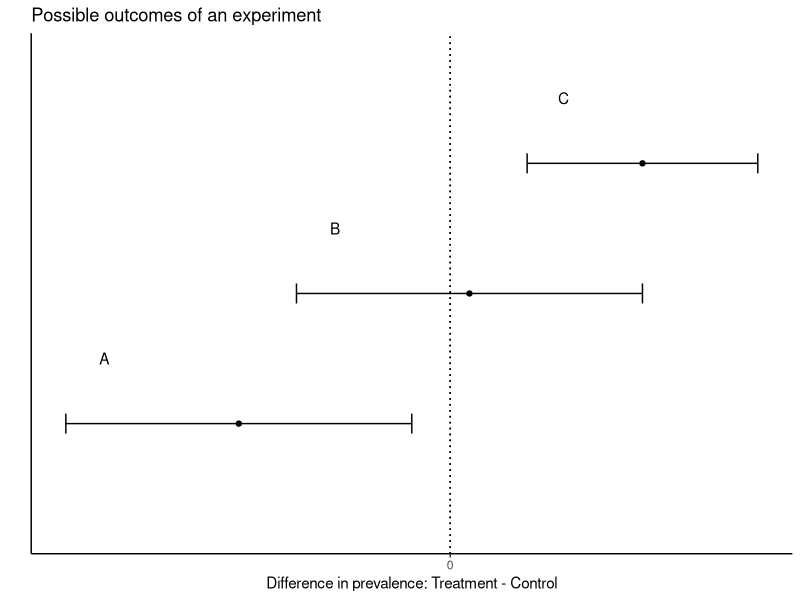
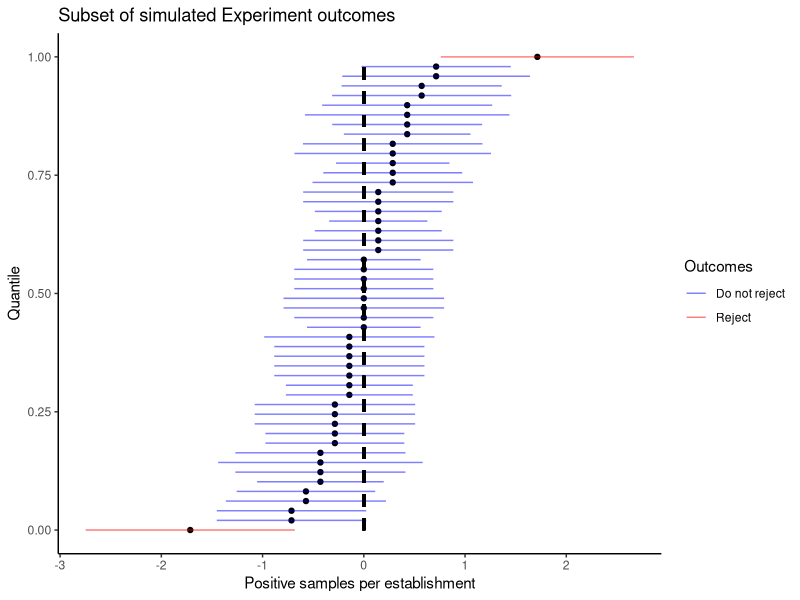
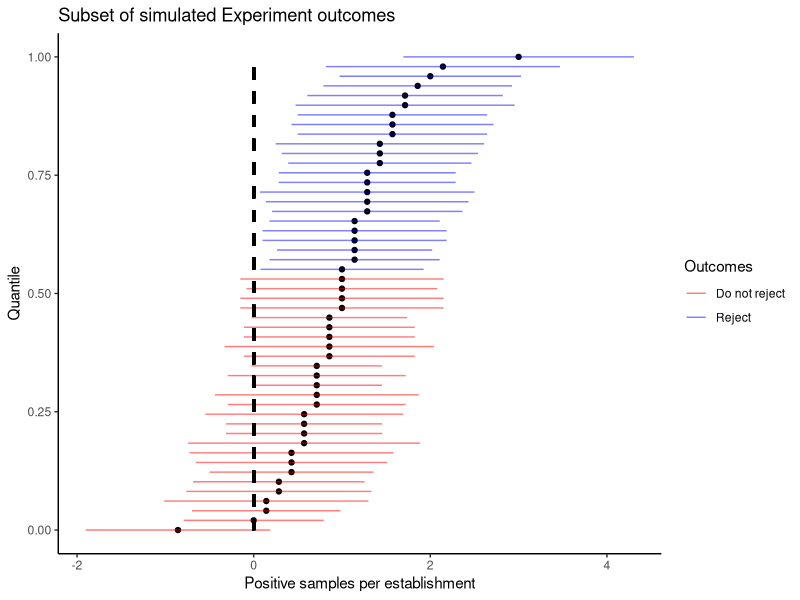
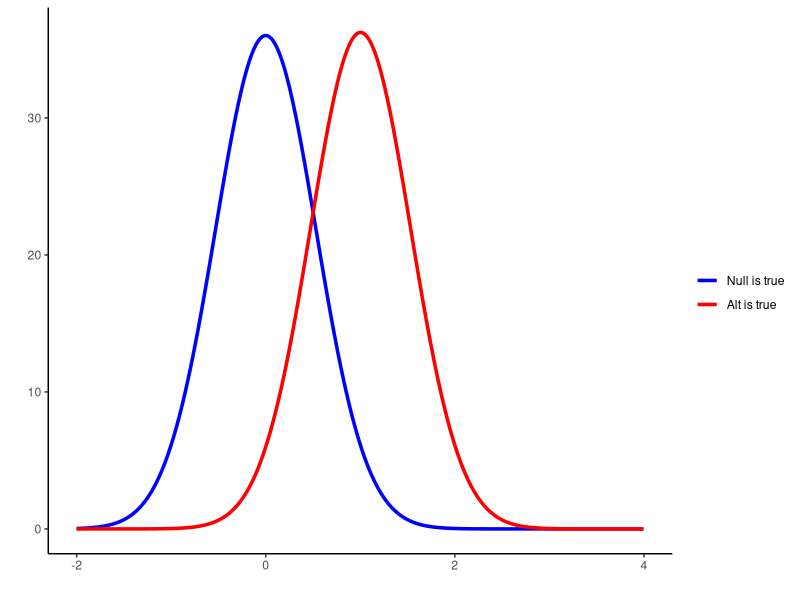
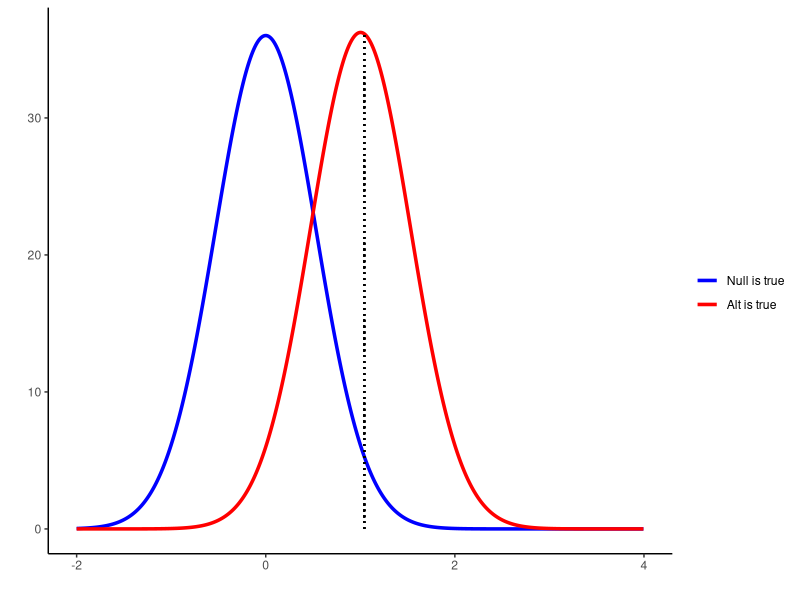
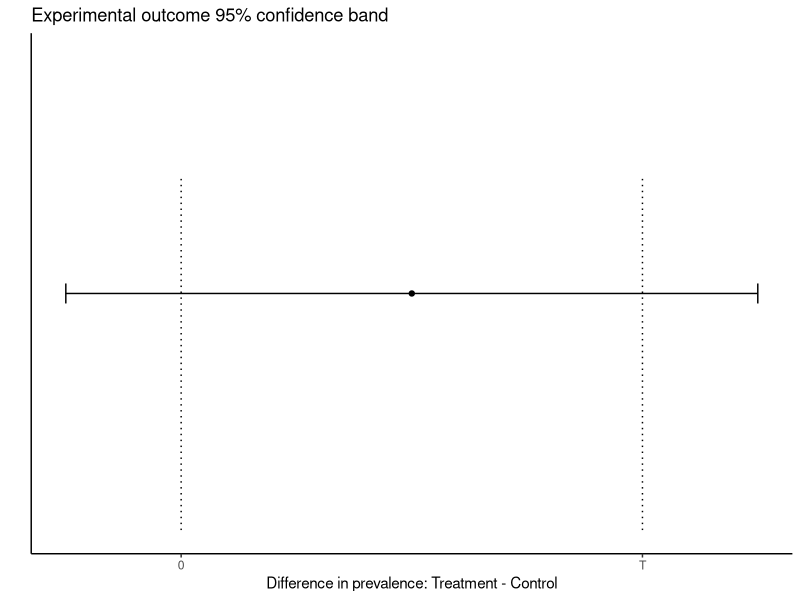
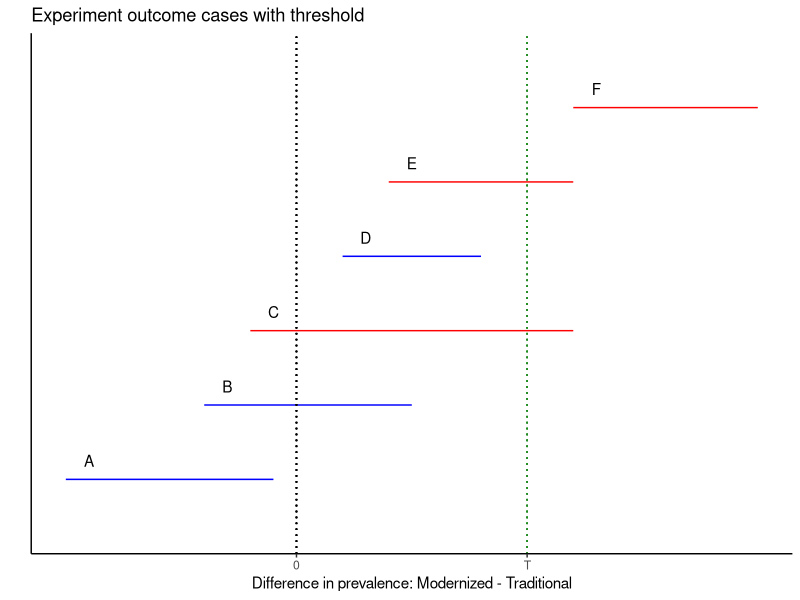
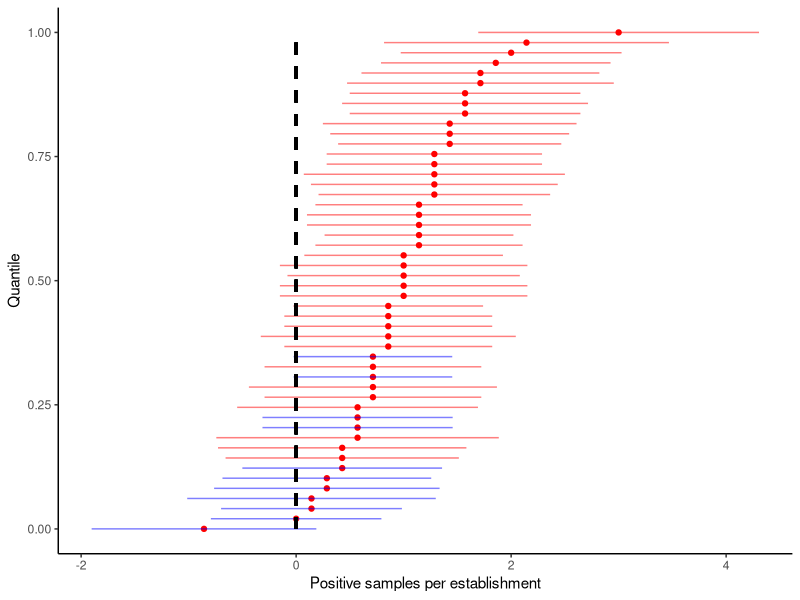

R code for these plots, in order:
## ---- chunk 1
library(ggplot2)
library(dplyr)
knitr::opts_chunk$set(fig.width=4.8, fig.height=3,
                      echo=FALSE, warning=FALSE, message=FALSE)
## ---- chunk 2
# Outcome cases, general
ex.df = data.frame(case=c("A","B","C "),labels=c("Reject","Do not reject","Reject"),
                   low=c(-10,-4,2),
                   high=c(-1,5,8))

ggplot(ex.df) + 
  geom_text(aes(x=low,y=case,label=case), nudge_x=1, nudge_y=0.5) +
  geom_segment(aes(x=low,xend=high,y=case,yend=case),
               arrow=arrow(angle = 90, length = unit(0.1, "inches"),
                           ends = "both", type = "open")) +
  geom_point(aes(x=(high+low)/2,y=case)) +
  geom_segment(aes(x=0,xend=0,y=0,yend=4), linetype="dotted") +
  ggtitle("Possible outcomes of an experiment") +
  ylab("") +
  xlab("Difference in prevalence: Treatment - Control") +
  scale_x_continuous(breaks=c(0),labels=c("0")) +
  theme_classic() +
  theme(axis.text.y = element_blank(), axis.ticks.y=element_blank())
## ---- chunk 3

ExOutcomes = function(diff, p0, thr, nplants, samples_per_plant, Nsim=1e5, alpha=0.05, beta=0.2, sf=48){
  total_samples = nplants*samples_per_plant
  Ns = nplants*samples_per_plant
  sim = sapply(1:Nsim, function(x) {
     d = rbinom(Ns,1,p0+diff) - rbinom(Ns,1,p0)
     c(mean(d)-qnorm(1-alpha/2)*sd(d)/sqrt(Ns), 
    mean(d)+qnorm(1-alpha/2)*sd(d)/sqrt(Ns),
    mean(d))
  })
 
  dfp = data.frame(lower=sim[1,], upper=sim[2,], mean=sim[3,]) %>% 
#    arrange(low, -mean) %>%
    arrange(mean) %>%
    mutate(run=row_number()/Nsim)
# Assign case to each simulated experiment outcome
  dfp$case = "All zero"
  dfp$case[dfp$upper < 0] = "A"
  dfp$case[dfp$upper > 0   & dfp$upper < thr & dfp$lower < 0] = "B"
  dfp$case[dfp$upper > thr & dfp$lower < 0] = "C"
  dfp$case[dfp$upper < thr & dfp$lower > 0] = "D"
  dfp$case[dfp$upper > thr & dfp$lower < thr & dfp$lower > 0] = "E"
  dfp$case[dfp$lower > thr] = "F"
  dfp$case = ordered(dfp$case,c("All zero","A","B","C","D","E","F"))

# Simplified cases
  dfp$case0 = "All zero"
  dfp$case0[dfp$upper < 0] = "Reject"
  dfp$case0[dfp$upper > 0 & dfp$lower < 0] = "Do not reject"
  dfp$case0[dfp$lower > 0] = "Reject"

# Case summaries; how many of each case
  cases = dfp %>% 
    group_by(case) %>% 
    summarize(t=n()/Nsim) %>% 
    as.data.frame()

  cases0 = dfp %>% 
    group_by(case0) %>% 
    summarize(t=n()/Nsim) %>% 
    as.data.frame()

# Find the minimal detectable difference for given set of parameters
  pbar = uniroot(function(pbar) 
   2*pbar - 2*p0 -(qnorm(1-alpha/2)+qnorm(1-beta))*sqrt(1/total_samples)*sqrt(pbar*(1-pbar)),  c(0,1))$root
  
  c95 = sqrt(2*p0*(1-p0))/sqrt(total_samples)*qnorm(1-alpha/2)
  dat = data.frame(x=seq(1/total_samples,1,length.out=total_samples),y=seq(0,total_samples-1))
  c95pos = approx(dat$x, dat$y, xout=c95)$y%%1
  mdd = (c95+sqrt(pbar*(1-pbar))*sqrt(2/total_samples)*qnorm(1-beta))*sf

# These measures are equivalent to Power. they are not equal due to discrete x-axis
  meas0 = sum(dfp$lower >= 0)/Nsim
  meas1 = sum(dfp$mean >= c95)/Nsim
 # Theoretical power value
  power = power.prop.test(n=total_samples, p1=p0, p2=p0+diff)$power

  colors = c("green","blue","red")
  
  select_rows = seq(from=1, to=Nsim, length.out=50)
  dfp1 = dfp[select_rows,]
  p = ggplot(dfp1) + 
    geom_point(aes(mean*sf, run), color="red")  +
    geom_segment(aes(x=lower*sf,xend=upper*sf,y=run,yend=run, color=case), alpha=0.5)  +
    geom_segment(aes(x=0,xend=0,y=0,yend=1), linetype="dashed", color="black", size=1) +
    ylab("Quantile") + xlab("Positive samples per establishment") +
    theme_classic()

  p2 = ggplot(dfp1) + 
    geom_point(aes(mean*sf, run), color="black") +
    geom_segment(aes(x=lower*sf,xend=upper*sf,y=run,yend=run, color=case0), alpha=0.5)  +
    scale_color_manual(
      values=c("Reject"="red","Do not reject"="blue")) +
    geom_segment(aes(x=0,xend=0,y=0,yend=1), linetype="dashed", color="black", size=1) +
      ggtitle("Subset of simulated Experiment outcomes") +
    ylab("Quantile") + xlab("Positive samples per establishment") +
    theme_classic() +
      labs(color = "Outcomes")
  
    inputs = c(p0=p0,diff=diff, thr=thr, nplants=nplants, samples_per_plant=samples_per_plant, Nsim=Nsim, alpha=alpha, beta=beta, sf=sf)
    
    output = list(cases = cases, 
                  cases0 = cases0,
                  mdd=mdd, 
                  power.calc = power, 
                  power.meas0 = meas0, 
                  power.meas1 = meas1,
                  plot = p, 
                  p2 = p2,
                  dfp = dfp,
                  c95 = c95,
                  c95pos = c95pos,
                  inputs = inputs)
}
## ---- chunk 4
# simulation parameters
# base prevalence
p0 = 0.5/48
# threshold; not important for early stuff
th = 1.5/48
# number of plants and number of samples per plant
np = 7
ns = 48
# number of simulations
NN = 1e4
# hypothsized difference in means between systems
diff = 0
## ---- chunk 5
e = ExOutcomes(diff,p0,th,np,ns,Nsim=NN)
# show plot of outcomes
e$p2
# show value of cases (over all simulations, not just what is shown in plot)
e$cases0
nodiff = e$cases0[e$cases0$case0=="Do not reject","t"]
reject = e$cases0[e$cases0$case0=="Reject","t"]
## ---- chunk 6
diff = 1/48
NN = 1e4
e1 = ExOutcomes(diff,p0,th,np,ns,Nsim=NN)
# change colors to reflect change in meaning
e1$p2 +    scale_color_manual(
      values=c("Reject"="blue","Do not reject"="red"))
e1$cases0
nodiff = sum(e1$cases0[e1$cases0$case == c("Do not reject"),"t"] )
## ---- chunk 7

Npoints = 1e6
Nsamples = 336
x <- seq(-6/48, 6/48, length.out=Npoints)
mean1 <- 0
sd1=sqrt(2*p0*(1-p0))*sqrt(2/Nsamples)
za = qnorm(0.975)*sd1*48

alpha = 0.05
beta = 0.5298

pbar = uniroot(function(pbar) 
   2*pbar - 2*p0 -(qnorm(1-alpha/2)+qnorm(1-beta))*sqrt(2/Nsamples)*sqrt(pbar*(1-pbar)),  c(0,1))$root

sd2 = sqrt(pbar*(1-pbar))*sqrt(2/Nsamples)
zb = qnorm(1-beta)*sd2*48
mdd = za + zb

dat <- data.frame(x = x, y1 = dnorm(x, mean1, sd1), y2 = dnorm(x, mdd/48, sd2))
# 

dat$cdf1=cumsum(dat$y1)
dat$cdf1=dat$cdf1/max(dat$cdf1)
dat$cdf2=cumsum(dat$y2)
dat$cdf2=dat$cdf2/max(dat$cdf2)

select_rows = seq(from=1, to=Npoints, length.out=1000)
dat1 = dat[select_rows,]

ym=max(dat1$y1,dat1$y2)
plt = ggplot(dat1, aes(x = x*48)) +
  geom_line(aes(y = y1, colour = 'Null is true'), size = 1.2) +
  geom_line(aes(y = y2, colour = 'Alt is true'), size = 1.2) +
  xlab("") + ylab("") + theme(legend.title = element_blank()) +
  scale_colour_manual(breaks = c("Null is true", "Alt is true"), values = c("blue", "red")) +
  xlim(-2,4) +
  labs(color="") +
    theme_classic()
plt

# interpolated power value
pv <- lapply(data.frame(cdf1=0.975), function(l) approx(dat$cdf1, dat$x, xout=l))
pv <- pv$cdf1$y*48
pv2 <- lapply(data.frame(x=pv/48), function(l) approx(dat$x, dat$cdf2, xout=l))
power=1-pv2$x$y

## ---- chunk 8
plt2 = plt +
  geom_segment(aes(x=za, xend=za, y=0, yend=ym), linetype="dotted")

#  geom_area(aes(y = y1, x = ifelse(x > qnorm(0.975)*sd1, x*48, NA)), fill = 'black') +
#  geom_area(aes(y = y2, x = ifelse(x > qnorm(0.975)*sd1, x*48, NA)), fill = 'blue', alpha = 0.3)
#  xlab("") + ylab("") + theme(legend.title = element_blank())
#  geom_segment(aes(x=0,xend=za,y=2.5,yend=2.5), arrow=arrow(angle = 45, length = unit(0.1, "inches"),
#                           ends = "last", type = "open")) +
#  geom_segment(aes(x=za,xend=mdd,y=20,yend=20), arrow=arrow(angle = 45, length = unit(0.1, "inches"),
#                           ends = "last", type = "open")) +
#  geom_segment(aes(x=za,xend=za+zb,y=12,yend=12), arrow=arrow(angle = 45, length = unit(0.1, "inches"),
#                           ends = "last", type = "open")) +

plt2
## ---- chunk 9
ggplot(data.frame(lower=-1,upper=5)) +
  geom_segment(aes(x=lower,xend=upper,y=1,yend=1),
               arrow=arrow(angle = 90, length = unit(0.1, "inches"),
                           ends = "both", type = "open")) +
  geom_point(aes(x=(upper+lower)/2,y=1)) +
  geom_segment(aes(x=0,xend=0,y=0,yend=1.5), linetype="dotted") +
  geom_segment(aes(x=4,xend=4,y=0,yend=1.5), linetype="dotted") +
  ggtitle("Experimental outcome 95% confidence band") +
  ylim(0,2) +
  ylab("") + 
  xlab("Difference in prevalence: Treatment - Control") +
  scale_x_continuous(breaks=c(0,4),labels=c("0","T")) +
  theme_classic() +
  theme(axis.text.y = element_blank(), axis.ticks.y=element_blank())
## ---- chunk 10
ex.df = data.frame( case=c("A","B","C","D","E","F") ,                 labels=c("Non-Inferior","Non-Inferior*","Inferior**","Non-Inferior**","Inferior (mostly)","Inferior"),
                   lower=c(-10,-4,-2,2,4,12),
                   upper=c(-1,5,12,8,12,20))
ex.df$case <- factor(ex.df$case, levels = ex.df$case[order(ex.df$lower)])

colors = c("A"="blue","B"="blue","C"="red","D"="blue","E"="red","F"="red")
ggplot(ex.df) + 
  geom_text(aes(x=lower,y=case,label=case), nudge_x=1, nudge_y=0.25) +
  geom_segment(aes(x=lower,xend=upper,y=case,yend=case, color=case)) +
  scale_color_manual(values=colors)+
#  geom_point(aes(x=(high+low)/2,y=case)) +
  geom_segment(aes(x=0,xend=0,y=0,yend=7), linetype="dotted") +
  geom_segment(aes(x=10,xend=10,y=0,yend=7), linetype="dotted", color="forestgreen") +
  ggtitle("Experiment outcome cases with threshold") + 
  ylab("")+
  xlab("Difference in prevalence: Modernized - Traditional") +
  scale_x_continuous(breaks=c(0,10),labels=c("0", "T")) +
  theme_classic() +
  theme(axis.text.y = element_blank(), axis.ticks.y=element_blank(), legend.position = "")

## ---- chunk 11
e1$plot + 
  scale_color_manual(
      values=c("A"="blue","B"="blue","D"="blue","C"="red","E"="red","F"="red")) + 
  theme(legend.position = "")

p1=p0+1/48
count1=sum(e1$dfp$mean < (qnorm(0.975)+qnorm(0.8))/sqrt(336)*(sqrt(p0*(1-p0) + p1*(1-p1))))
## ---- chunk 12
thr = 2.54/48
e2 = ExOutcomes(diff,p0,thr,np,ns,Nsim=NN)
e2$plot + 
  scale_color_manual(
      values=c("A"="blue","B"="blue","D"="blue","C"="red","E"="red","F"="red")) +  geom_segment(aes(x=thr*48,xend=thr*48,y=0,yend=1), linetype="dashed", color="forestgreen", size=1) + 
  theme(legend.position = "")

## ---- chunk 13
thr = 2/48
e3 = ExOutcomes(diff,p0,thr,np,96,Nsim=NN)
e3$plot + 
  scale_color_manual(
      values=c("A"="blue","B"="blue","D"="blue","C"="red","E"="red","F"="red")) +  geom_segment(aes(x=thr*48,xend=thr*48,y=0,yend=1), linetype="dashed", color="forestgreen", size=1) + 
  theme(legend.position = "")
